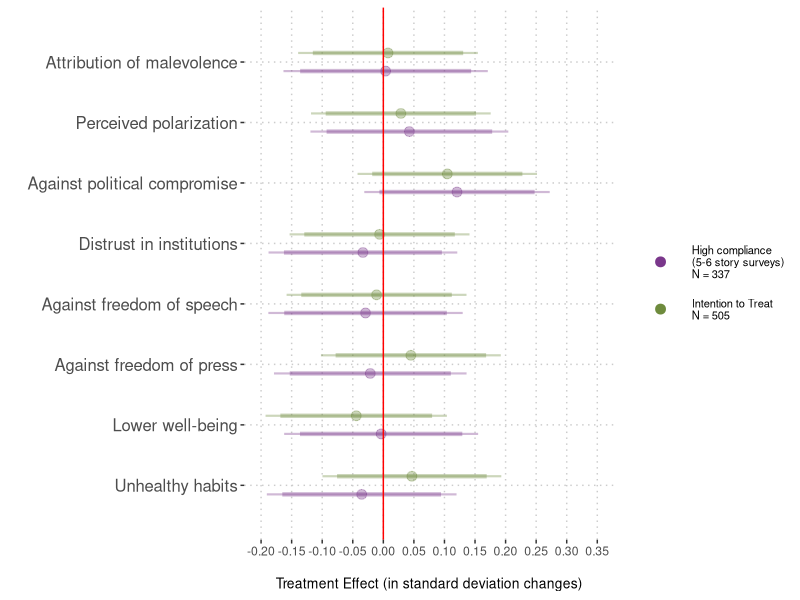
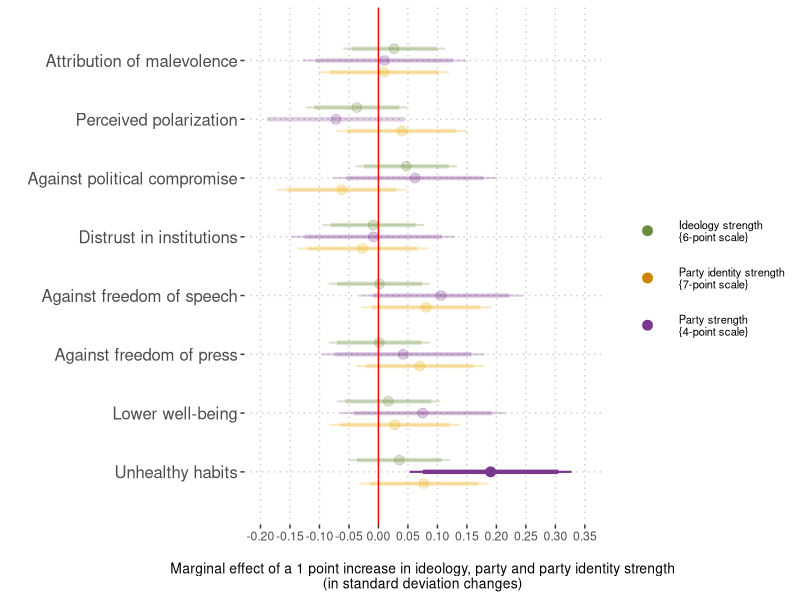

These charts were generated, in order, by the following R code:
#==============================================================================
# 05-fig5-results-other-outcomes.R
# Purpose: to replicate Figure 5 of the paper, where we show the main (and 
#          moderator) effects of the treatment on many additional outcomes. We
#          first generate Figure 5.A and then Figure 5.B. For the paper, we then
#          pasted the two subfigures together.
# Article: "Exposure to extremely partisan news from the other political side 
#          shows scarce boomerang effects"
# Journal: Political Behavior
# Year:    2022
# Authors: Andreu Casas, Ericka Menchen-Trevino, Magdalena Wojcieszak
#==============================================================================


# PACKAGES
#===============================================================================
library(dplyr)
library(ggplot2)

# DATA
#===============================================================================
# - dataset with data from the pre and post survey, for the many outcome and
#   moderator variables of interest.
db <- read.csv("./data/extreme-sites-experiment-maindb.csv")

# DATA WRANGLING
#===============================================================================
# OTHER OUTCOMES
#-------------------------------------------------------------------------------
#-------------------------------------------------------------------------------
# - create indices averaging scores for items in the same battery
db <- db %>%
  mutate(
    # - /!\ REVERSE items of trust in inst battery so that higher values
    #       mean that people polarized
    TRUST_ALL = -(TRUST_1 + TRUST_2 + TRUST_3 + TRUST_4 + TRUST_5 +
                    TRUST_6) / 6,
    # - /!\ REVERSE items of freedom of speech battery so that higher values
    #       mean that people polarized
    SPEECH_ALL = -(SPEECH_1 + SPEECH_2 + SPEECH_3 + SPEECH_4) / 4,
    SMS_ALL = (SMS_1 + SMS_2 + SMS_3) / 3,
    # - /!\ REVERSE some of the items in the well being battery so higher
    #       values mean polarization (worse well being)
    WELLBEING_ALL = (WELL_FEELINGS_1 + WELL_FEELINGS_2 + 
                       (-WELL_FEELINGS_3) + (-WELL_FEELINGS_4) +
                       (-WELL_FEELINGS_5) + (-WELL_FEELINGS_6)) / 6,
    # - /!\ REVERSE exercise so higher values mean healthier habit
    WELLACT_ALL = (WELL_ACT_1 + WELL_ACT_2 + WELL_ACT_3 + WELL_ACT_4 +
                     (-WELL_ACT_5)) / 5
  )


# - calculate ITT and CACE for High Compliers
outcomes <- c("MAL", "PREPOL", "COMPROMISE", "TRUST_ALL", "SPEECH_ALL",
              "SMS_ALL", "WELLBEING_ALL", "WELLACT_ALL")

# - specify two samples: ITT and High compliers
compl_groups <- c("Intention to Treat\nN = 505", 
                  "High compliance\n(5-6 story surveys)\nN=337")

rest_out <- NULL
for (outcome in outcomes){
  # - calculate SD of pre-treatment values
  pre_sd <- sd(db[,outcome], na.rm = TRUE)
  for (cgroup in compl_groups) {
    if (grepl("High", cgroup)) {
      run_db <- db %>%
        filter(
          is.na(compliance_level) |
            compliance_level == "High Compliance \n(5-6 story surveys)\nN = 337")
    } else {
      run_db <- db
    }
    # - calculate treatment effect /!\ NOT CONTROLLING FOR PRE because we are
    #                                  already using the DELTAs for the outcomes
    #                                  for which we have PRE and POST
    model_formula <- paste0(outcome, " ~ condition")
    model_out <- broom::tidy(lm(model_formula, 
                                data = run_db)) %>%
      filter(term == "condition") %>% 
      mutate(significant = ifelse(p.value < 0.05, 1, 0)) %>%
      mutate(outcome = outcome,
             sample = cgroup,
             sd = pre_sd,
             pe = estimate / pre_sd,
             se_std = std.error / pre_sd,
             lwr_90 = pe - (se_std * 1.64),
             lwr_95 = pe - (se_std * 1.96),
             upr_90 = pe + (se_std * 1.64),
             upr_95 = pe + (se_std * 1.96))
    rest_out <- rbind(rest_out, model_out) 
  }
}

# - the plot
rest_out02 <- rest_out %>%
  # - /!\ REVERSE results for Support for Compromise (so higher means > polariz.)
  mutate(pe = ifelse(outcome == "PREPOL", -pe, pe),
         lwr_90 = ifelse(outcome == "PREPOL", -lwr_90, lwr_90),
         upr_90 = ifelse(outcome == "PREPOL", -upr_90, upr_90),
         lwr_95 = ifelse(outcome == "PREPOL", -lwr_95, lwr_95),
         upr_95 = ifelse(outcome == "PREPOL", -upr_95, upr_95)
  ) %>%
  # - give human readable labels to outcome variables
  mutate(
    outcome = factor(recode(outcome,
                            `MAL` = "Attribution of malevolence",
                            `PREPOL` = "Perceived polarization",
                            `COMPROMISE` = "Against political compromise",
                            `TRUST_ALL` = "Distrust in institutions",
                            `SPEECH_ALL` = "Against freedom of speech",
                            `SMS_ALL` = "Against freedom of press",
                            `WELLBEING_ALL` = "Lower well-being",
                            `WELLACT_ALL` = "Unhealthy habits"),
                     levels = rev(c(
                       "Attribution of malevolence",
                       "Perceived polarization",
                       "Against political compromise",
                       "Distrust in institutions",
                       "Against freedom of speech",
                       "Against freedom of press",
                       "Lower well-being",
                       "Unhealthy habits"
                     )))) %>%
  arrange(outcome) %>%
  mutate(significant = as.character(significant),
         sample = recode(sample,
                         `High compliance\n(5-6 story surveys)\nN=337` =
                           "High compliance\n(5-6 story surveys)\nN = 337"))

# - the plot
pdf("./figures/fig5a-extreme-sites-other-out-MAIN.pdf", width = 9, height = 4)
ggplot(rest_out02,
       aes(x = outcome, y = pe)) +
  # - this is so I can have a legend indicating what the 2 colors mean
  geom_point(aes(x = 9, y = 0, color = sample)) +
  scale_color_manual("", values = c("mediumorchid4",
                                    "darkolivegreen4")) +
  # - plot 90% and 95% ITT estimates
  #geom_point()
  geom_point(inherit.aes = FALSE,
             data = rest_out02 %>% filter(grepl("Intent", sample)),
             aes(x = as.numeric(outcome) + 0.15, y = pe,
                 alpha = significant), 
             size = 3, color = "darkolivegreen4") +
  geom_segment(inherit.aes = FALSE, 
               data = rest_out02 %>% filter(grepl("Intent", sample)),
               aes(x = as.numeric(outcome) + 0.15, xend = as.numeric(outcome) + 0.15,
                   y = lwr_90, yend = upr_90, alpha = significant), size = 1.5, 
               color = "darkolivegreen4") +
  geom_segment(inherit.aes = FALSE,
               data = rest_out02 %>% filter(grepl("Intent", sample)),
               aes(x = as.numeric(outcome) + 0.15, xend = as.numeric(outcome) + 0.15,
                   y = lwr_95, yend = upr_95, alpha = significant), size = 0.75,
               color = "darkolivegreen4") +
  # - plot 90% and 95% High compliers CACE estimates
  geom_point(inherit.aes = FALSE,
             data = rest_out02 %>% filter(!grepl("Intent", sample)),
             aes(x = as.numeric(outcome) - 0.15, y = pe,
                 alpha = significant), size = 3,
             color = "mediumorchid4") +
  geom_segment(inherit.aes = FALSE,
               data = rest_out02 %>% filter(!grepl("Intent", sample)),
               aes(x = as.numeric(outcome) - 0.15, xend = as.numeric(outcome) - 0.15,
                   y = lwr_90, yend = upr_90, alpha = significant), size = 1.5,
               color = "mediumorchid4") +
  geom_segment(inherit.aes = FALSE,
               data = rest_out02 %>% filter(!grepl("Intent", sample)),
               aes(x = as.numeric(outcome) - 0.15, xend = as.numeric(outcome) - 0.15,
                   y = lwr_95, yend = upr_95, alpha = significant), size = 0.75,
               color = "mediumorchid4") +
  scale_x_continuous("", breaks = seq(1, length(levels(rest_out02$outcome))),
                     labels = levels(rest_out02$outcome),
                     limits = c(0.5,8.5)) +
  scale_y_continuous("\nTreatment Effect (in standard deviation changes)",
                     breaks = seq(-1, 1, 0.05),
                     limits = c(-0.20, 0.35)) +
  geom_hline(yintercept = 0, color = "red") +
  # - the rest 
  scale_alpha_discrete(range = c(0.35, 1), guide = FALSE) +
  coord_flip() +
  guides(color = guide_legend(override.aes = list(size = 3))) +
  theme(panel.background = element_blank(),
        panel.grid.major = element_line(color = "gray80", linetype = "dotted"),
        axis.text.y = element_text(size = 12),
        axis.title.x = element_text(size = 10),
        legend.key.size = unit(1.2, "cm"),
        legend.text = element_text(size = 8))
dev.off()


# REST OUTCOMES: Moderators
#-------------------------------------------------------------------------------
moderators <- c("party_folded", "ideo_folded", "pid_strength")

rest_modout <- NULL
for (outcome in outcomes){
  # - calculate SD of pre-treatment values
  pre_sd <- sd(db[,outcome], na.rm = TRUE)
  # - using ALL users in the sample to calculate these moderator effects
  run_db <- db
  # - calculate moderation effect
  for (moderator in moderators) {
    model_formula <- paste0(outcome, " ~ condition * ", moderator)
    model_out <- broom::tidy(lm(model_formula, 
                                data = run_db)) %>%
      filter(grepl(":", term)) %>% 
      mutate(significant = ifelse(p.value < 0.05, 1, 0)) %>%
      mutate(outcome = outcome,
             moderator = moderator,
             sd = pre_sd,
             pe = estimate / pre_sd,
             se_std = std.error / pre_sd,
             lwr_90 = pe - (se_std * 1.64),
             lwr_95 = pe - (se_std * 1.96),
             upr_90 = pe + (se_std * 1.64),
             upr_95 = pe + (se_std * 1.96))
    rest_modout <- rbind(rest_modout, model_out) 
  }
}

# - a variable indicating type of moderator
rest_modout02 <- rest_modout %>%
  mutate(term = recode(term,
                       `condition:ideo_folded` = "Ideology strength\n{6-point scale}",
                       `condition:pid_strength` = "Party identity strength\n{7-point scale}",
                       `condition:party_folded` = "Party strength\n{4-point scale}")) %>%
  mutate(significant = as.character(significant),
         term = as.character(term),
         outcome = factor(recode(outcome,
                                 `MAL` = "Attribution of malevolence",
                                 `PREPOL` = "Perceived polarization",
                                 `COMPROMISE` = "Against political compromise",
                                 `TRUST_ALL` = "Distrust in institutions",
                                 `SPEECH_ALL` = "Against freedom of speech",
                                 `SMS_ALL` = "Against freedom of press",
                                 `WELLBEING_ALL` = "Lower well-being",
                                 `WELLACT_ALL` = "Unhealthy habits"),
                          levels = rev(c(
                            "Attribution of malevolence",
                            "Perceived polarization",
                            "Against political compromise",
                            "Distrust in institutions",
                            "Against freedom of speech",
                            "Against freedom of press",
                            "Lower well-being",
                            "Unhealthy habits"
                          ))))

pdf("./figures/fig5b-extreme-sites-other-out-MOD.pdf", width = 9, height = 4)
ggplot(rest_modout02,
       aes(x = outcome, y = pe)) +
  # - this is so I can have a legend indicating what the 3 colors mean
  geom_point(aes(x = 10, y = 0, color = term)) +
  scale_color_manual("", values = c("darkolivegreen4",
                                    "orange3",
                                    "mediumorchid4")) +
  # - plot 90% and 95% IDEO STRENGTH moderation estimates
  geom_point(inherit.aes = FALSE,
             data = rest_modout02 %>% filter(grepl("Ideo", term)),
             aes(x = as.numeric(outcome) + 0.2, y = pe,
                 alpha = significant),
             size = 3, color = "darkolivegreen4") +
  geom_segment(inherit.aes = FALSE, 
               data = rest_modout02 %>% filter(grepl("Ideo", term)),
               aes(x = as.numeric(outcome) + 0.2, xend = as.numeric(outcome) + 0.2,
                   y = lwr_90, yend = upr_90,
                   alpha = significant), size = 1.5, 
               color = "darkolivegreen4") +
  geom_segment(inherit.aes = FALSE,
               data = rest_modout02 %>% filter(grepl("Ideo", term)),
               aes(x = as.numeric(outcome) + 0.2, xend = as.numeric(outcome) + 0.2,
                   y = lwr_95, yend = upr_95,
                   alpha = significant), size = 0.75,
               color = "darkolivegreen4") +
  # - plot 90% and 95% PARTY STRENGTH moderator estimates
  geom_point(inherit.aes = FALSE,
             data = rest_modout02 %>% filter(grepl("Party stre", term)),
             aes(x = as.numeric(outcome) - 0, y = pe,
                 alpha = significant), size = 3,
             color = "mediumorchid4") +
  geom_segment(inherit.aes = FALSE,
               data = rest_modout02 %>% filter(grepl("Party stre", term)),
               aes(x = as.numeric(outcome) - 0, xend = as.numeric(outcome) - 0,
                   y = lwr_90, yend = upr_90, alpha = significant), size = 1.5,
               color = "mediumorchid4") +
  geom_segment(inherit.aes = FALSE,
               data = rest_modout02 %>% filter(grepl("Party stre", term)),
               aes(x = as.numeric(outcome) - 0, xend = as.numeric(outcome) - 0,
                   y = lwr_95, yend = upr_95, alpha = significant), size = 0.75,
               color = "mediumorchid4") +
  # - plot 90% and 95% PARTY IDENTITY STRENGTH moderator
  geom_point(inherit.aes = FALSE,
             data = rest_modout02 %>% filter(grepl("Party ident", term)),
             aes(x = as.numeric(outcome) - 0.2, y = pe,
                 alpha = significant), size = 3,
             color = "darkgoldenrod2") +
  geom_segment(inherit.aes = FALSE,
               data = rest_modout02 %>% filter(grepl("Party ident", term)),
               aes(x = as.numeric(outcome) - 0.2, xend = as.numeric(outcome) - 0.2,
                   y = lwr_90, yend = upr_90, alpha = significant), size = 1.5,
               color = "darkgoldenrod2") +
  geom_segment(inherit.aes = FALSE,
               data = rest_modout02 %>% filter(grepl("Party ident", term)),
               aes(x = as.numeric(outcome) - 0.2, xend = as.numeric(outcome) - 0.2,
                   y = lwr_95, yend = upr_95, alpha = significant), size = 0.75,
               color = "darkgoldenrod2") +
  scale_x_continuous("", breaks = seq(1, length(levels(rest_modout02$outcome))),
                     labels = levels(rest_modout02$outcome),
                     limits = c(0.5, 8.5)) +
  scale_y_continuous("\nMarginal effect of a 1 point increase in ideology, party and party identity strength\n(in standard deviation changes)",
                     breaks = seq(-1, 1, 0.05),
                     limits = c(-0.20, 0.35)) +
  geom_hline(yintercept = 0, color = "red") +
  # - the rest
  scale_alpha_discrete(range = c(0.25, 1), guide = FALSE) +
  coord_flip() +
  guides(color = guide_legend(override.aes = list(size = 3))) +
  theme(panel.background = element_blank(),
        panel.grid.major = element_line(color = "gray80", linetype = "dotted"),
        axis.text.y = element_text(size = 12),
        axis.title.x = element_text(size = 10),
        legend.key.size = unit(1.2, "cm"),
        legend.text = element_text(size = 8))
dev.off()
